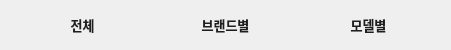
      <widget class="QWidget" name="layoutWidget">
       <property name="geometry">
        <rect>
         <x>10</x>
         <y>-10</y>
         <width>451</width>
         <height>48</height>
        </rect>
       </property>
       <layout class="QHBoxLayout" name="tapMain">
        <property name="spacing">
         <number>0</number>
        </property>
        <item>
         <widget class="QPushButton" name="mainTap_all">
          <property name="font">
           <font>
            <pointsize>10</pointsize>
            <bold>true</bold>
           </font>
          </property>
          <property name="cursor">
           <cursorShape>PointingHandCursor</cursorShape>
          </property>
          <property name="styleSheet">
           <string notr="true">background-color: rgb(255, 255, 255);
color: rgb(30, 30, 30);
</string>
          </property>
          <property name="text">
           <string>전체</string>
          </property>
          <property name="checkable">
           <bool>true</bool>
          </property>
          <property name="autoExclusive">
           <bool>true</bool>
          </property>
          <property name="flat">
           <bool>true</bool>
          </property>
         </widget>
        </item>
        <item>
         <widget class="QPushButton" name="mainTap_brand">
          <property name="font">
           <font>
            <pointsize>10</pointsize>
            <bold>true</bold>
           </font>
          </property>
          <property name="cursor">
           <cursorShape>PointingHandCursor</cursorShape>
          </property>
          <property name="styleSheet">
           <string notr="true">background-color: rgb(255, 255, 255);
color: rgb(30, 30, 30);
</string>
          </property>
          <property name="text">
           <string>브랜드별</string>
          </property>
          <property name="checkable">
           <bool>true</bool>
          </property>
          <property name="autoExclusive">
           <bool>true</bool>
          </property>
          <property name="flat">
           <bool>true</bool>
          </property>
         </widget>
        </item>
        <item>
         <widget class="QPushButton" name="mainTap_model">
          <property name="font">
           <font>
            <pointsize>10</pointsize>
            <bold>true</bold>
           </font>
          </property>
          <property name="cursor">
           <cursorShape>PointingHandCursor</cursorShape>
          </property>
          <property name="styleSheet">
           <string notr="true">background-color: rgb(255, 255, 255);
color: rgb(30, 30, 30);
</string>
          </property>
          <property name="text">
           <string>모델별</string>
          </property>
          <property name="checkable">
           <bool>true</bool>
          </property>
          <property name="autoExclusive">
           <bool>true</bool>
          </property>
          <property name="flat">
           <bool>true</bool>
          </property>
         </widget>
        </item>
       </layout>
      </widget>
